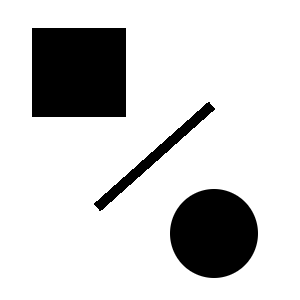
#> input picture images/CircleLineRect.png, 300 x 300 px
$ python Harris_Corner_Detector.py
#> lines starting #> are read from the running program, lines starting #| are printed output that depends on the picture; after the words box and inside, x2 and y2 are one past the last pixel; in counts of white or black regions, pixels touching at a corner belong together
import numpy as np
import matplotlib.pyplot as plt
import matplotlib.image as mpimg
from scipy.ndimage import gaussian_filter1d, gaussian_filter, convolve, rotate, zoom, shift


# ---------------------------------------------------------------
# Utilities
# ---------------------------------------------------------------
def load_gray(path):
    """Load an image and return it as a float grayscale array in [0, 255]."""
    img = mpimg.imread(path).astype(np.float64)
    if img.ndim == 3:                       # RGB(A) -> gray
        img = 0.299 * img[..., 0] + 0.587 * img[..., 1] + 0.114 * img[..., 2]
    if img.max() <= 1.0:                    # PNG are read in [0,1]
        img = img * 255.0
    return img


# ---------------------------------------------------------------
# Step 1 : image derivatives Ix, Iy
# ---------------------------------------------------------------
def compute_derivatives(I, method="gaussian", sigma_d=1.0):
    """
    method = 'gaussian' : convolve I with the partial derivatives of a 2D Gaussian
                          (separable: derivative along one axis, smoothing along the other)
    method = 'sobel'    : horizontal / vertical Sobel masks
    Returns Ix (derivative along columns) and Iy (derivative along rows).
    """
    if method == "gaussian":
        Ix = gaussian_filter1d(gaussian_filter1d(I, sigma_d, axis=0, order=0),
                               sigma_d, axis=1, order=1)
        Iy = gaussian_filter1d(gaussian_filter1d(I, sigma_d, axis=1, order=0),
                               sigma_d, axis=0, order=1)
    elif method == "sobel":
        sobel_x = np.array([[-1, 0, 1],
                            [-2, 0, 2],
                            [-1, 0, 1]], dtype=np.float64)
        sobel_y = sobel_x.T
        Ix = convolve(I, sobel_x, mode="reflect")
        Iy = convolve(I, sobel_y, mode="reflect")
    else:
        raise ValueError("method must be 'gaussian' or 'sobel'")
    return Ix, Iy


# ---------------------------------------------------------------
# Step 2 : second-order moments
# ---------------------------------------------------------------
def compute_moments(Ix, Iy):
    Ix2 = Ix * Ix
    Iy2 = Iy * Iy
    Ixy = Ix * Iy
    return Ix2, Iy2, Ixy


# ---------------------------------------------------------------
# Step 3 : smoothing with a second Gaussian (sigma_w > sigma_d)
# ---------------------------------------------------------------
def smooth_moments(Ix2, Iy2, Ixy, sigma_w=2.0):
    Ix2_s = gaussian_filter(Ix2, sigma_w)
    Iy2_s = gaussian_filter(Iy2, sigma_w)
    Ixy_s = gaussian_filter(Ixy, sigma_w)
    return Ix2_s, Iy2_s, Ixy_s


# ---------------------------------------------------------------
# Step 4 : Harris response H = det(A) - k * trace(A)^2
# ---------------------------------------------------------------
def harris_response(Ix2_s, Iy2_s, Ixy_s, k=0.04):
    det_A = Ix2_s * Iy2_s - Ixy_s ** 2
    trace_A = Ix2_s + Iy2_s
    return det_A - k * trace_A ** 2


# ---------------------------------------------------------------
# Step 5 : non-maximum suppression + threshold
# ---------------------------------------------------------------
def non_max_suppression(H, theta, window=3):
    """
    A pixel is a corner if H >= theta and H equals the max over its
    (window x window) neighbourhood (itself included).
    Returns an array of (row, col) corner coordinates.
    """
    r = window // 2  # half-width of the window to get the number of borders we need to add

    # Pad the borders with -inf so edge pixels have a full neighbourhood
    padded = np.pad(H, r, mode="constant", constant_values=-np.inf)

    local_max = np.full_like(H, -np.inf)  # will hold the max of each neighbourhood
    rows, cols = H.shape

    # Shift the image over every offset in the window and keep the maximum
    for di in range(2 * r + 1):
        for dj in range(2 * r + 1):
            shifted = padded[di:di + rows, dj:dj + cols]
            local_max = np.maximum(local_max, shifted)

    # Corner = strong enough (>= theta) AND the biggest in its neighbourhood
    mask = (H >= theta) & (H == local_max)

    return np.argwhere(mask)  # (row, col) of each corner


# ---------------------------------------------------------------
# Full pipeline
# ---------------------------------------------------------------
def harris_detector(I, method="gaussian", sigma_d=1.0, sigma_w=2.0,
                    k=0.04, thresh_ratio=0.01, nms_window=3,percentile=99.5):
    Ix, Iy = compute_derivatives(I, method, sigma_d)              # Step 1
    Ix2, Iy2, Ixy = compute_moments(Ix, Iy)                       # Step 2
    Ix2_s, Iy2_s, Ixy_s = smooth_moments(Ix2, Iy2, Ixy, sigma_w)  # Step 3
    H = harris_response(Ix2_s, Iy2_s, Ixy_s, k)                   # Step 4
    ref = np.percentile(H[H > 0], percentile) if np.any(H > 0) else H.max()
    theta = thresh_ratio * ref                                    #dynamic Theta
    corners = non_max_suppression(H, theta, nms_window)           # Step 5
    return H, corners


# ---------------------------------------------------------------
# Visualisation
# ---------------------------------------------------------------
def show_results(I, H, corners, title=""):
    fig, axes = plt.subplots(1, 3, figsize=(15, 5))
    axes[0].imshow(I, cmap="gray")
    axes[0].set_title("Original " + title)
    axes[1].imshow(H, cmap="gray")
    axes[1].set_title("Harris response H")
    axes[2].imshow(I, cmap="gray")
    axes[2].plot(corners[:, 1], corners[:, 0], "r+", markersize=8)
    axes[2].set_title(f"Detected corners ({len(corners)})")
    for ax in axes:
        ax.axis("off")
    plt.tight_layout()


# ---------------------------------------------------------------
# Transformations for the robustness tests
# ---------------------------------------------------------------
def rotate_image(I, angle):
    return rotate(I, angle, reshape=True, mode="nearest")


def scale_image(I, factor):
    return zoom(I, factor, order=1)


def change_intensity(I, gain=1.0, offset=0.0):
    return np.clip(gain * I + offset, 0, 255)

def translate_image(I, shift_row=0, shift_col=0):
    return shift(I, (shift_row, shift_col), mode="wrap")


def add_noise(I, sigma=10.0, seed=0):
    rng = np.random.default_rng(seed)
    return np.clip(I + rng.normal(0, sigma, I.shape), 0, 255)


# ---------------------------------------------------------------
# Main
# ---------------------------------------------------------------
if __name__ == '__main__':
    directory= "images/"
    images = ["CircleLineRect.png", "zurlim.png"]

    # parameters
    params = dict(method="gaussian", sigma_d=1.0, sigma_w=2.0,
                  k=0.04, thresh_ratio=0.01, nms_window=3)

    for path in images:
        I = load_gray(directory + path)

        # ---- 1. Basic detection: response + corners
        H, corners = harris_detector(I, **params)
#> in harris_response, `trace_A = Ix2_s + Iy2_s`:
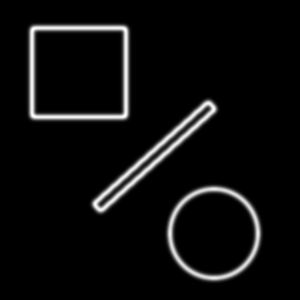
#> trace_A: shape (300, 300) float64; min 0, max 3785.3, mean 199.1; drawn with min black and max white
#> in harris_response, `return det_A - k * trace_A ** 2`:
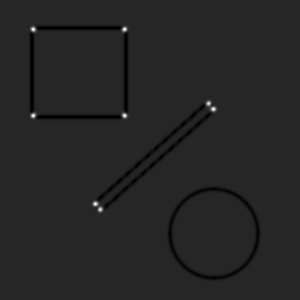
#> returned value: shape (300, 300) float64; min -495701.3, max 2799908.1, mean -12889.2; drawn with min black and max white
#> in harris_detector, `ref = np.percentile(H[H > 0], percentile) if np.any(H > 0) else H.max()`: ref = 2658072.3
#> in harris_detector, `theta = thresh_ratio * ref`: theta = 26580.7
#> in non_max_suppression, `mask = (H >= theta) & (H == local_max)`:
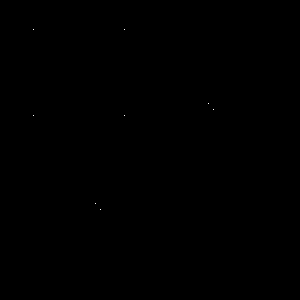
#> mask: shape (300, 300) bool; 0.01% white in thin lines or dots, all inside (x1, y1, x2, y2) = (33, 29, 214, 210)
#> in harris_detector, `corners = non_max_suppression(H, theta, nms_window)`: corners = [[29, 33], [29, 124], [103, 208], [109, 213], [115, 33], [115, 124], [203, 95], [209, 100]]
        show_results(I, H, corners, title=path)

        # ---- 2. Robustness tests
        transforms = {
            "Rotation 30 deg":        rotate_image(I, 30),
            "Rotation 90 deg":        rotate_image(I, 90),
            "Scale x0.5":             scale_image(I, 0.5),
            "Scale x1.5":             scale_image(I, 1.5),
            "Brightness +50":         change_intensity(I, 1.0, 50),
            "Contrast x0.5":          change_intensity(I, 0.5, 0),
            "Gaussian noise (s=15)":  add_noise(I, 15),
            "Translation (20, 30)": translate_image(I, 20, 30),
        }
#> in rotate_image, `return rotate(I, angle, reshape=True, mode="nearest")`:
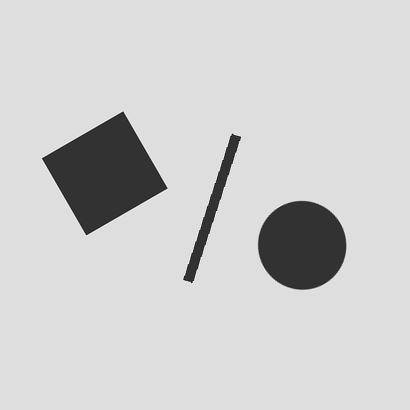
#> returned value: shape (410, 410) float64; min -74.58, max 303, mean 230.6; drawn with min black and max white
#> call 2 of rotate_image, with angle = 90
#> in rotate_image (call 2), `return rotate(I, angle, reshape=True, mode="nearest")`:
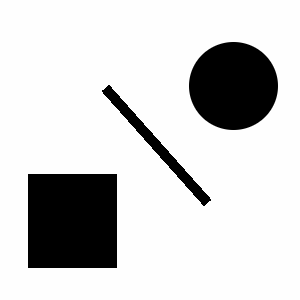
#> returned value: shape (300, 300) float64; min -5.5e-14, max 255, mean 209.5; drawn with min black and max white
#> in translate_image, `return shift(I, (shift_row, shift_col), mode="wrap")`:
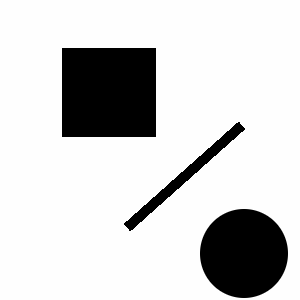
#> returned value: shape (300, 300) float64; min -4.43e-14, max 255, mean 209.5; drawn with min black and max white
        for name, It in transforms.items():
            Ht, Ct = harris_detector(It, **params)
            show_results(It, Ht, Ct, title=f"{path} - {name}")
#> this loop made 8 passes
#> (name, ref in harris_detector, theta in harris_detector) on passes 1 to 8: ('Rotation 30 deg', 1327.7, 13.28), ('Rotation 90 deg', 1046567.7, 10465.7), ('Scale x0.5', 1774181.3, 17741.8), ('Scale x1.5', 1091.7, 10.92), ('Brightness +50', 1110251.9, 11102.5), ('Contrast x0.5', 166129.5, 1661.3), ('Gaussian noise (s=15)', 84250, 842.5), ('Translation (20, 30)', 985558.5, 9855.6)
#> pass 1, in compute_derivatives (call 2), `Ix = gaussian_filter1d(gaussian_filter1d(I, sigma_d, axis=0, order=0),..`:
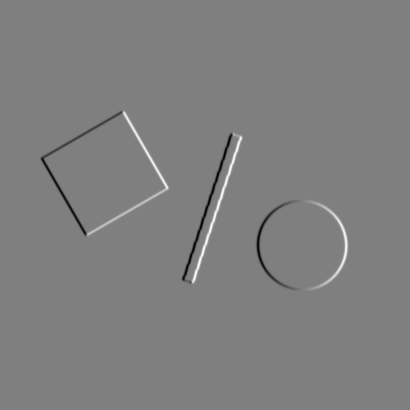
#> Ix: shape (410, 410) float64; min -98.85, max 98.84, mean 0; drawn with min black and max white
#> pass 2 of the loop `for path in images:`:
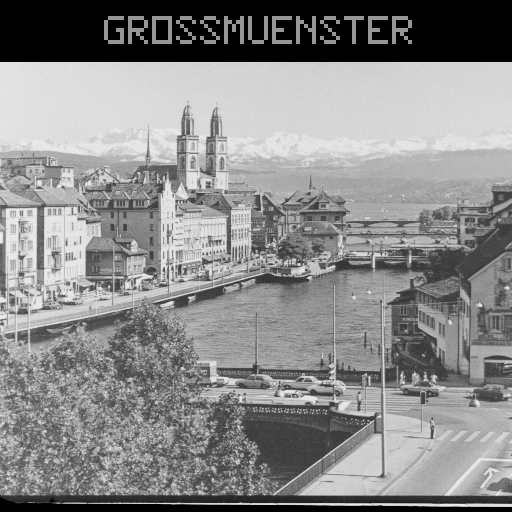
#> input picture images/zurlim.png, 512 x 512 px
#> Ix: shape (512, 512) float64
#> Iy: shape (512, 512) float64
#> Ix2: shape (512, 512) float64
#> Iy2: shape (512, 512) float64
#> Ixy: shape (512, 512) float64
#> Ix2_s: shape (512, 512) float64
#> Iy2_s: shape (512, 512) float64
#> Ixy_s: shape (512, 512) float64
#> det_A: shape (512, 512) float64
#> trace_A: shape (512, 512) float64
#> in harris_response (call 10), `return det_A - k * trace_A ** 2`:
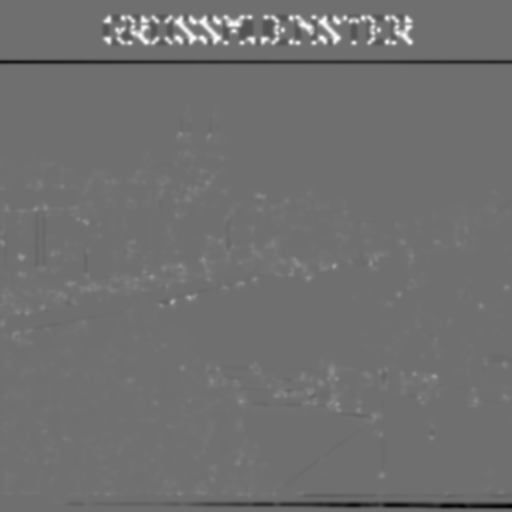
#> returned value: shape (512, 512) float64; min -397613.1, max 510014.2, mean 3469.8; drawn with min black and max white
#> padded: shape (514, 514) float64
#> in non_max_suppression (call 10), `mask = (H >= theta) & (H == local_max)`:
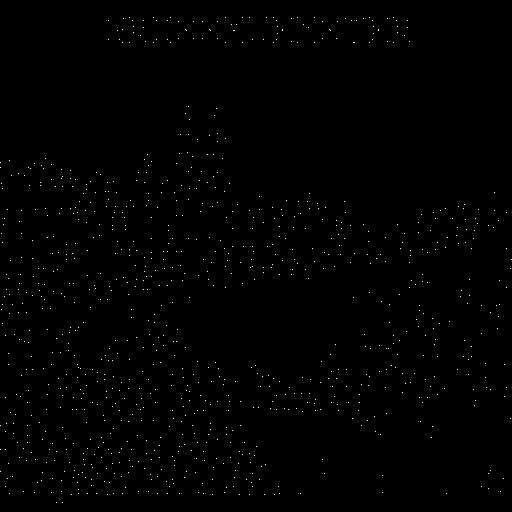
#> mask: shape (512, 512) bool; 0.38% white in thin lines or dots
#> `H, corners = harris_detector(I, **params)`: corners = 991 pairs, first value 17 to 502, second value 0 to 511
#> the loop `for name, It in transforms.items():` made 8 passes
#> (name, ref in harris_detector, theta in harris_detector) on passes 1 to 8: ('Rotation 30 deg', 344985, 3449.8), ('Rotation 90 deg', 354566.7, 3545.7), ('Scale x0.5', 295781.7, 2957.8), ('Scale x1.5', 199185.5, 1991.9), ('Brightness +50', 370291.1, 3702.9), ('Contrast x0.5', 22486.7, 224.9), ('Gaussian noise (s=15)', 291697.8, 2917), ('Translation (20, 30)', 357480, 3574.8)

    plt.show()
